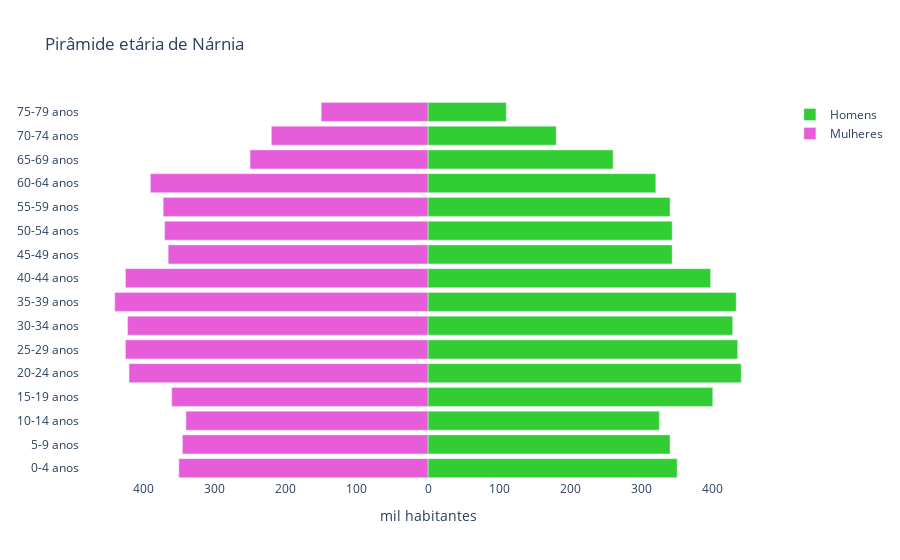

Write notebook code for a chart like this one.
### Markdown cell above
# Pirâmide etária

### Code cell
piramide = go.Figure()

piramide.add_trace(go.Bar(x = dados_faixa_etaria_homens,
                         y = faixa_etaria,
                         orientation = "h",
                         name = "Homens",
                         marker = dict(color = "#32CD32")))

piramide.add_trace(go.Bar(x = -dados_faixa_etaria_mulheres,
                         y = faixa_etaria,
                         orientation = "h",
                         name = "Mulheres",
                         marker = dict(color = "#E65CD9")))

piramide.update_layout(barmode = "overlay",
                      title = "Pirâmide etária de Nárnia",
                      xaxis = dict(tickvals = [-500, -400, -300, -200, -100, 0, 100, 200, 300, 400, 500],
                                  ticktext = [500, 400, 300, 200, 100, 0, 100, 200, 300, 400, 500],
                                  title = "mil habitantes"),
                      plot_bgcolor = "white")

piramide.show()

### Figure 1 — Plotly figure (JSON) as saved in the notebook; plotly's stock layout.template omitted (floating-point values rounded to 4 significant figures)
{"data": [{"marker": {"color": "#32CD32"}, "name": "Homens", "orientation": "h", "type": "bar", "x": [350, 340, 325, 400, 440, 435, 428, 433, 397, 343, 343, 340, 320, 260, 180, 110, 115], "y": ["0-4 anos", "5-9 anos", "10-14 anos", "15-19 anos", "20-24 anos", "25-29 anos", "30-34 anos", "35-39 anos", "40-44 anos", "45-49 anos", "50-54 anos", "55-59 anos", "60-64 anos", "65-69 anos", "70-74 anos", "75-79 anos"]}, {"marker": {"color": "#E65CD9"}, "name": "Mulheres", "orientation": "h", "type": "bar", "x": [-350, -345, -340, -360, -420, -425, -422, -440, -425, -365, -370, -372, -390, -250, -220, -150, -220], "y": ["0-4 anos", "5-9 anos", "10-14 anos", "15-19 anos", "20-24 anos", "25-29 anos", "30-34 anos", "35-39 anos", "40-44 anos", "45-49 anos", "50-54 anos", "55-59 anos", "60-64 anos", "65-69 anos", "70-74 anos", "75-79 anos"]}], "layout": {"barmode": "overlay", "plot_bgcolor": "white", "title": {"text": "Pirâmide etária de Nárnia"}, "xaxis": {"ticktext": [500, 400, 300, 200, 100, 0, 100, 200, 300, 400, 500], "tickvals": [-500, -400, -300, -200, -100, 0, 100, 200, 300, 400, 500], "title": {"text": "mil habitantes"}}}}
